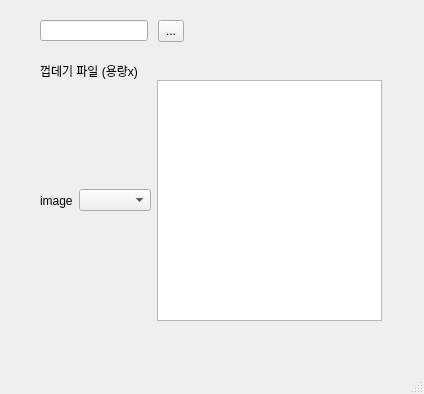
<?xml version="1.0" encoding="UTF-8"?>
<ui version="4.0">
 <class>MainWindow</class>
 <widget class="QMainWindow" name="MainWindow">
  <property name="geometry">
   <rect>
    <x>0</x>
    <y>0</y>
    <width>424</width>
    <height>394</height>
   </rect>
  </property>
  <property name="windowTitle">
   <string>MainWindow</string>
  </property>
  <widget class="QWidget" name="centralwidget">
   <widget class="QStackedWidget" name="stackedWidget">
    <property name="geometry">
     <rect>
      <x>20</x>
      <y>50</y>
      <width>381</width>
      <height>281</height>
     </rect>
    </property>
    <property name="currentIndex">
     <number>1</number>
    </property>
    <widget class="QWidget" name="page">
     <widget class="QWidget" name="layoutWidget">
      <property name="geometry">
       <rect>
        <x>20</x>
        <y>30</y>
        <width>341</width>
        <height>241</height>
       </rect>
      </property>
      <layout class="QHBoxLayout" name="horizontalLayout_3">
       <item>
        <layout class="QVBoxLayout" name="verticalLayout">
         <item>
          <layout class="QHBoxLayout" name="horizontalLayout">
           <item>
            <widget class="QLabel" name="label">
             <property name="text">
              <string>image</string>
             </property>
            </widget>
           </item>
           <item>
            <layout class="QHBoxLayout" name="horizontalLayout_2"/>
           </item>
           <item>
            <widget class="QComboBox" name="comboBox__lost_imgs"/>
           </item>
          </layout>
         </item>
        </layout>
       </item>
       <item>
        <layout class="QVBoxLayout" name="verticalLayout_2">
         <item>
          <widget class="QListWidget" name="listWidget__lost_files_lst"/>
         </item>
        </layout>
       </item>
      </layout>
     </widget>
     <widget class="QLabel" name="label_2">
      <property name="geometry">
       <rect>
        <x>20</x>
        <y>10</y>
        <width>101</width>
        <height>21</height>
       </rect>
      </property>
      <property name="text">
       <string>사라진 파일</string>
      </property>
     </widget>
    </widget>
    <widget class="QWidget" name="page_2">
     <widget class="QWidget" name="layoutWidget_2">
      <property name="geometry">
       <rect>
        <x>20</x>
        <y>30</y>
        <width>342</width>
        <height>241</height>
       </rect>
      </property>
      <layout class="QHBoxLayout" name="horizontalLayout_4">
       <item>
        <layout class="QVBoxLayout" name="verticalLayout_3">
         <item>
          <widget class="QLabel" name="label_3">
           <property name="text">
            <string>image</string>
           </property>
          </widget>
         </item>
        </layout>
       </item>
       <item>
        <widget class="QComboBox" name="comboBox__zero_imgs"/>
       </item>
       <item>
        <layout class="QVBoxLayout" name="verticalLayout_4">
         <item>
          <widget class="QListWidget" name="listWidget__zero_files_lst"/>
         </item>
        </layout>
       </item>
      </layout>
     </widget>
     <widget class="QLabel" name="label_4">
      <property name="geometry">
       <rect>
        <x>20</x>
        <y>10</y>
        <width>131</width>
        <height>21</height>
       </rect>
      </property>
      <property name="text">
       <string>껍데기 파일 (용량x)</string>
      </property>
     </widget>
    </widget>
   </widget>
   <widget class="QToolButton" name="toolButton__select_dir">
    <property name="geometry">
     <rect>
      <x>158</x>
      <y>20</y>
      <width>26</width>
      <height>22</height>
     </rect>
    </property>
    <property name="text">
     <string>...</string>
    </property>
   </widget>
   <widget class="QLineEdit" name="lineEdit__select_dir">
    <property name="geometry">
     <rect>
      <x>40</x>
      <y>20</y>
      <width>108</width>
      <height>21</height>
     </rect>
    </property>
   </widget>
  </widget>
  <widget class="QMenuBar" name="menubar">
   <property name="geometry">
    <rect>
     <x>0</x>
     <y>0</y>
     <width>424</width>
     <height>24</height>
    </rect>
   </property>
  </widget>
  <widget class="QStatusBar" name="statusbar"/>
 </widget>
 <resources/>
 <connections/>
</ui>
